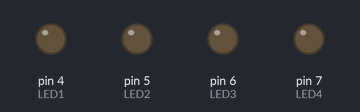
Simulated run of this sketch. Board: Arduino Uno, built with avr-gcc and run on an emulated ATmega328P. Shown: output pins drawn as LEDs (lit = HIGH).

Above: at 0.2 s.
At 1.2 s:
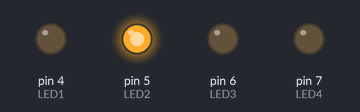
At 2.2 s:
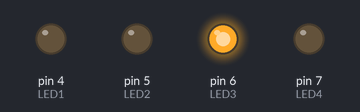
At 4.7 s:
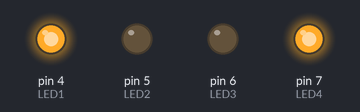
At 7.2 s:
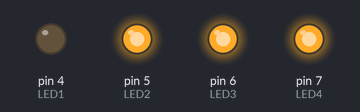
At 9.7 s:
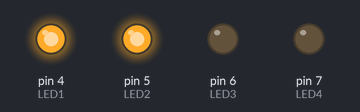
Timing chart, 0 to 10.4 s (numbered marks = the images above):
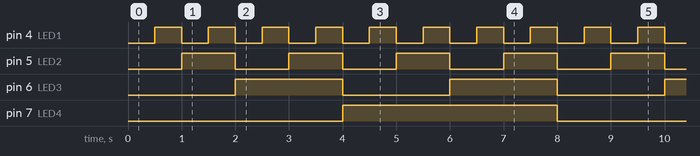

The sketch:

binary_counter.ino
```cpp
int LED1=4;
int LED2=5;
int LED3=6;
int LED4=7;
int delayMs=500;

void setup() {
  pinMode(LED1, OUTPUT);
  pinMode(LED2, OUTPUT);
  pinMode(LED3, OUTPUT);
  pinMode(LED4, OUTPUT);

}

void loop() {
  digitalWrite(LED1, LOW);
  digitalWrite(LED2, LOW);
  digitalWrite(LED3, LOW);
  digitalWrite(LED4, LOW);
  delay(delayMs);

  digitalWrite(LED1, HIGH);
  digitalWrite(LED2, LOW);
  digitalWrite(LED3, LOW);
  digitalWrite(LED4, LOW);
  delay(delayMs);

  digitalWrite(LED1, LOW);
  digitalWrite(LED2, HIGH);
  digitalWrite(LED3, LOW);
  digitalWrite(LED4, LOW);
  delay(delayMs);

  digitalWrite(LED1, HIGH);
  digitalWrite(LED2, HIGH);
  digitalWrite(LED3, LOW);
  digitalWrite(LED4, LOW);
  delay(delayMs);

  digitalWrite(LED1, LOW);
  digitalWrite(LED2, LOW);
  digitalWrite(LED3, HIGH);
  digitalWrite(LED4, LOW);
  delay(delayMs);

  digitalWrite(LED1, HIGH);
  digitalWrite(LED2, LOW);
  digitalWrite(LED3, HIGH);
  digitalWrite(LED4, LOW);
  delay(delayMs);

  digitalWrite(LED1, LOW);
  digitalWrite(LED2, HIGH);
  digitalWrite(LED3, HIGH);
  digitalWrite(LED4, LOW);
  delay(delayMs);

  digitalWrite(LED1, HIGH);
  digitalWrite(LED2, HIGH);
  digitalWrite(LED3, HIGH);
  digitalWrite(LED4, LOW);
  delay(delayMs);

  digitalWrite(LED1, LOW);
  digitalWrite(LED2, LOW);
  digitalWrite(LED3, LOW);
  digitalWrite(LED4, HIGH);
  delay(delayMs);

  digitalWrite(LED1, HIGH);
  digitalWrite(LED2, LOW);
  digitalWrite(LED3, LOW);
  digitalWrite(LED4, HIGH);
  delay(delayMs);

  digitalWrite(LED1, LOW);
  digitalWrite(LED2, HIGH);
  digitalWrite(LED3, LOW);
  digitalWrite(LED4, HIGH);
  delay(delayMs);

  digitalWrite(LED1, HIGH);
  digitalWrite(LED2, HIGH);
  digitalWrite(LED3, LOW);
  digitalWrite(LED4, HIGH);
  delay(delayMs);

  digitalWrite(LED1, LOW);
  digitalWrite(LED2, LOW);
  digitalWrite(LED3, HIGH);
  digitalWrite(LED4, HIGH);
  delay(delayMs);

  digitalWrite(LED1, HIGH);
  digitalWrite(LED2, LOW);
  digitalWrite(LED3, HIGH);
  digitalWrite(LED4, HIGH);
  delay(delayMs);

  digitalWrite(LED1, LOW);
  digitalWrite(LED2, HIGH);
  digitalWrite(LED3, HIGH);
  digitalWrite(LED4, HIGH);
  delay(delayMs);

  digitalWrite(LED1, HIGH);
  digitalWrite(LED2, HIGH);
  digitalWrite(LED3, HIGH);
  digitalWrite(LED4, HIGH);
  delay(delayMs);
}
```

Measured:
- by itself, pin 4 (LED1): alternates HIGH for 0.50 s and LOW for 0.50 s
- by itself, pin 5 (LED2): alternates HIGH for 1.0 s and LOW for 1.0 s
- by itself, pin 6 (LED3): alternates HIGH for 2.0 s and LOW for 2.0 s
- by itself, pin 7 (LED4): alternates HIGH for 4.0 s and LOW for 4.0 s
